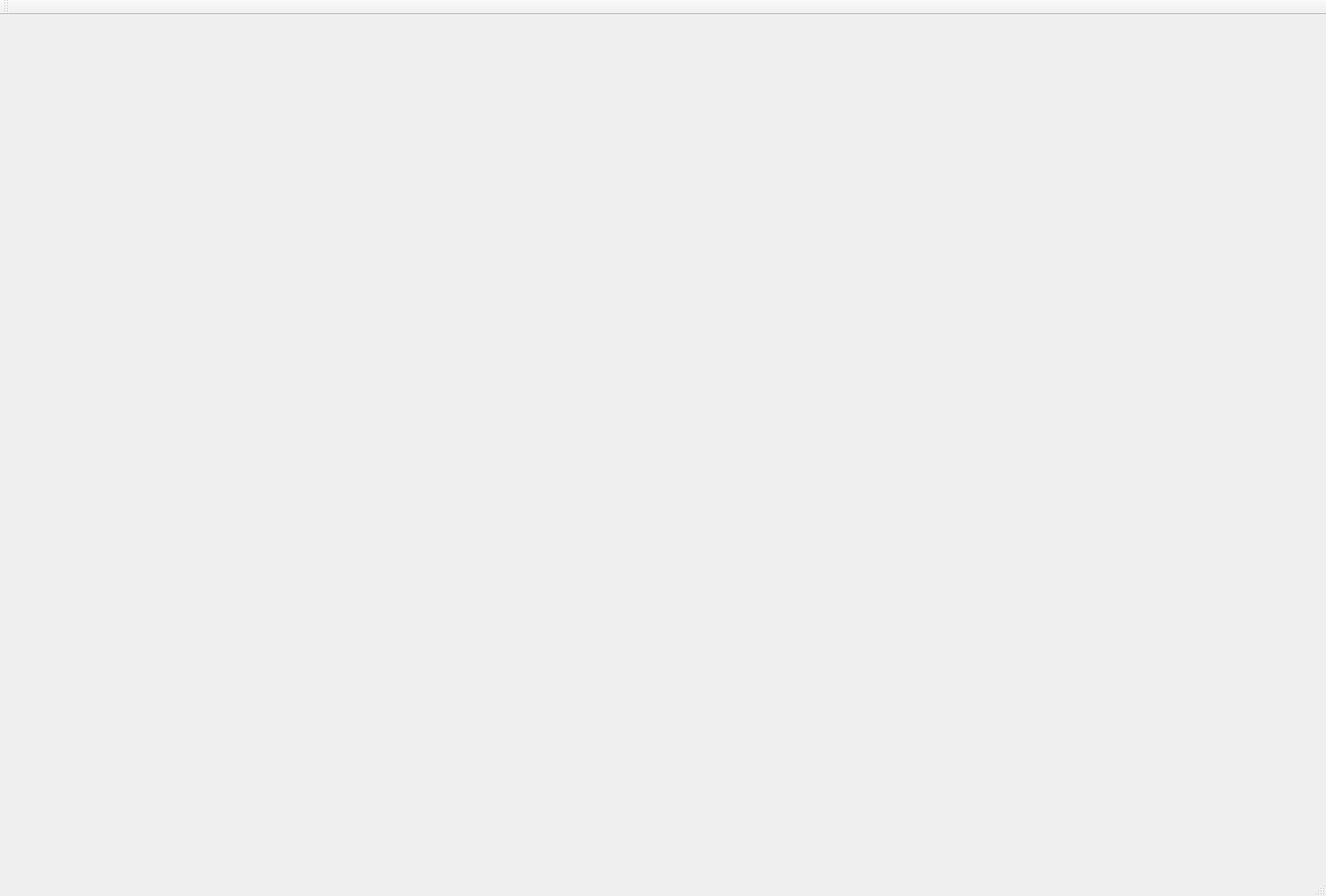
<?xml version="1.0" encoding="UTF-8"?>
<ui version="4.0">
 <class>DinosaurClass</class>
 <widget class="QMainWindow" name="DinosaurClass">
  <property name="geometry">
   <rect>
    <x>0</x>
    <y>0</y>
    <width>1500</width>
    <height>1014</height>
   </rect>
  </property>
  <property name="windowTitle">
   <string>Dinosaur</string>
  </property>
  <widget class="QWidget" name="centralWidget"/>
  <widget class="QMenuBar" name="menuBar">
   <property name="geometry">
    <rect>
     <x>0</x>
     <y>0</y>
     <width>1500</width>
     <height>22</height>
    </rect>
   </property>
  </widget>
  <widget class="QToolBar" name="mainToolBar">
   <attribute name="toolBarArea">
    <enum>TopToolBarArea</enum>
   </attribute>
   <attribute name="toolBarBreak">
    <bool>false</bool>
   </attribute>
  </widget>
  <widget class="QStatusBar" name="statusBar"/>
 </widget>
 <layoutdefault spacing="6" margin="11"/>
 <resources>
  <include location="Dinosaur.qrc"/>
 </resources>
 <connections/>
</ui>
